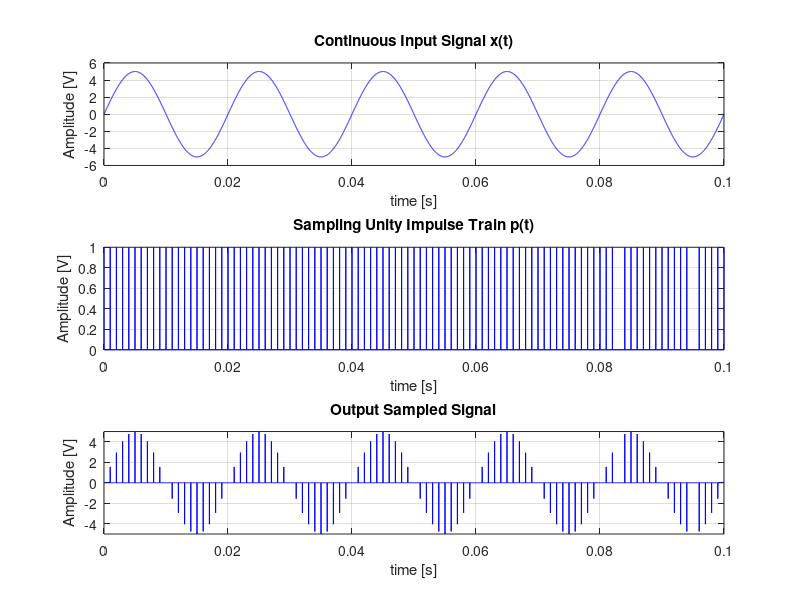

MATLAB code for this plot:
% Over Sampling
fs=100000;
f = 1000;
t=0:1/fs:0.1;
w = 2*pi*50;
x = 5*sin(w*t);
subplot(3,1,1);
plot(t,x,'b');
title('Continuous Input Signal x(t)');
xlabel('time [s]'); ylabel('Amplitude [V]');
grid on;
hold on;

p=(1+square(2*pi*t*f,0.1))/2;
subplot(3,1,2);
plot(t,p,'b');
title('Sampling Unity Impulse Train p(t)');
xlabel('time [s]'); ylabel('Amplitude [V]');
grid on;
hold on;

output = x.*p;
subplot(3,1,3);
plot(t,output,'b');
xlim([0,0.1])
ylim([-5,5]);
title('Output Sampled Signal');
xlabel('time [s]'); ylabel('Amplitude [V]');
grid on;
hold on;